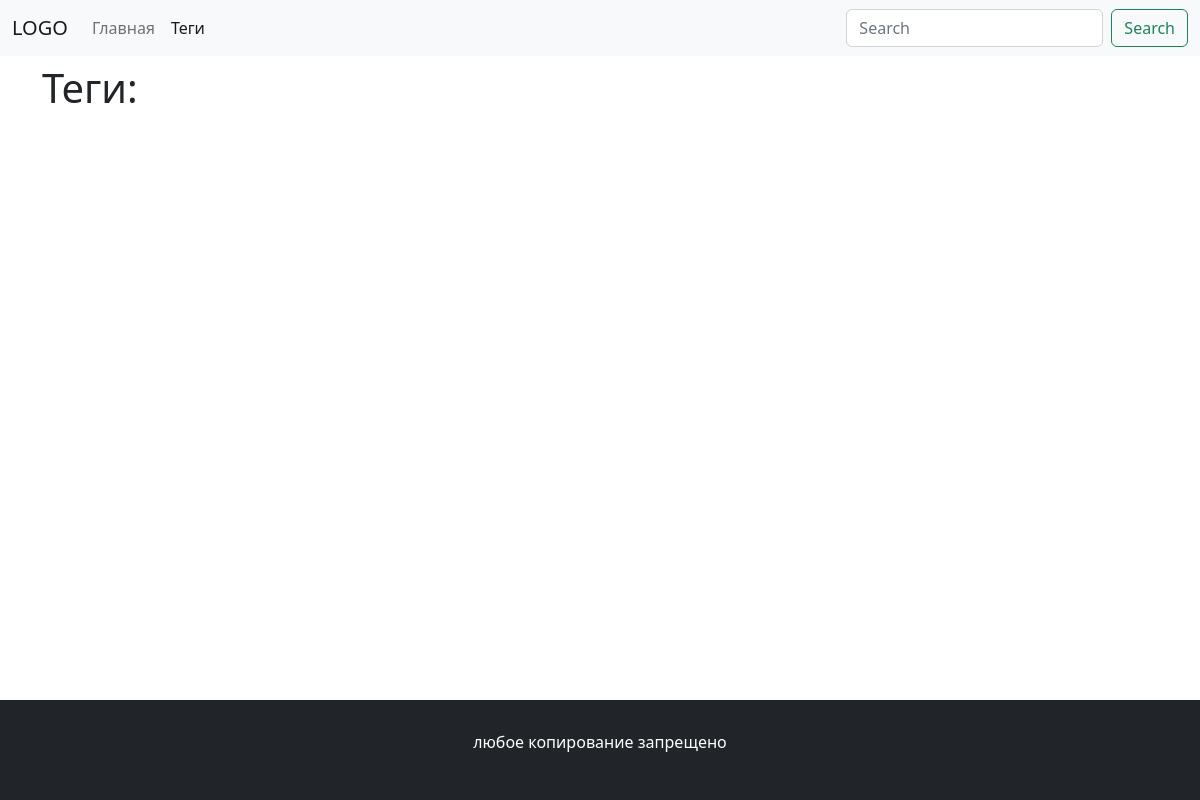
The page /tags/ on the database as committed earlier.
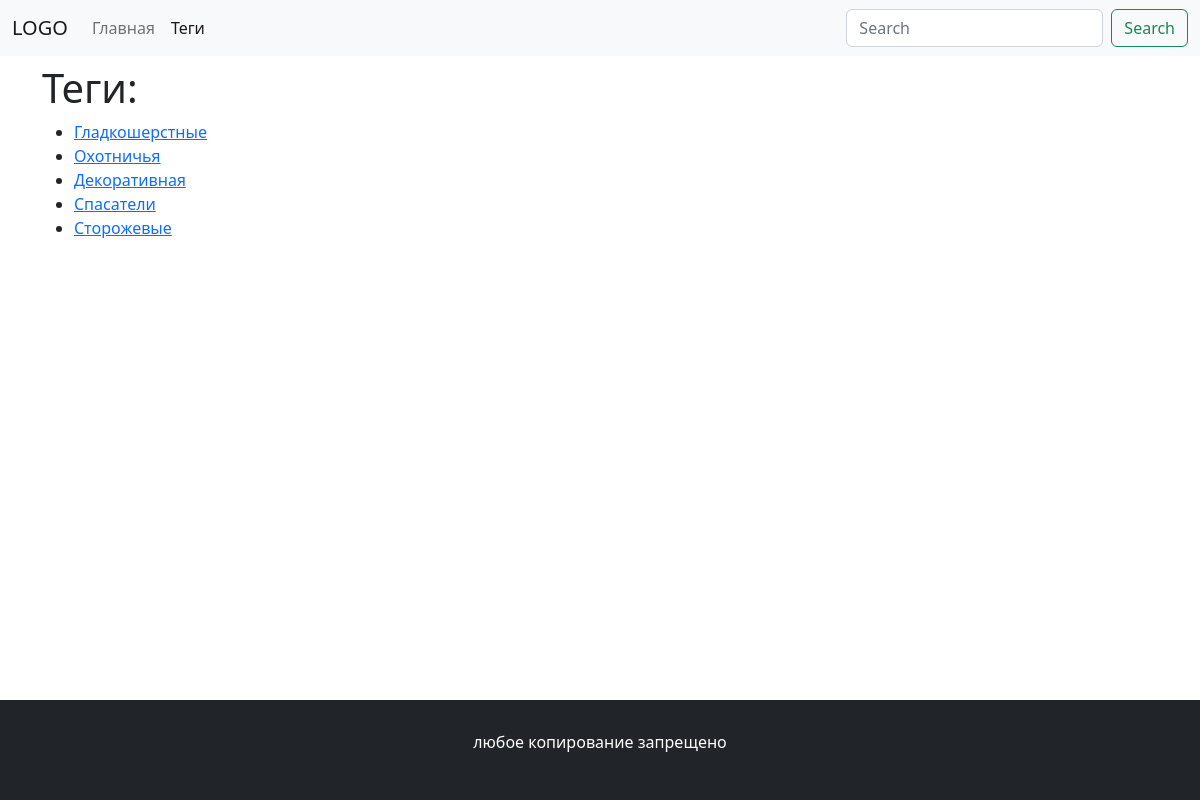
The same page on the database as committed later.
### blog/models.py (models this page shows, shortened)
class Tag(models.Model):
    title = models.CharField(max_length=150,db_index=True)
    slug = models.SlugField(max_length=150,unique=True)
    def get_absolute_url(self):
        return reverse("tag_detail_url", kwargs={"slug": self.slug})

### blog/views.py (the view)
# urls.py: path('tags/', tags_list, name="tags_list_url"),
def tags_list(request):
    tags = Tag.objects.all()
    return render(request,'blog/tags_list.html',context={'tags':tags})

### blog/templates/blog/tags_list.html (shortened to what this page needs)
{% extends 'blog/base_blog.html' %}
{% block content %}
 <h1>Теги:</h1>
        <ul>
            {% for tag in tags %}
            <li> <a href="{{tag.get_absolute_url}}"> {{tag.title}} </a></li>
            {% endfor %}
        </ul>
{% endblock %}

### blog/templates/blog/base_blog.html
{%  extends 'base.html' %}

### templates/base.html (shortened to what this page needs)
<!DOCTYPE html>
{% load static %}
<html lang="en">
<head>
    <link href="https://cdn.jsdelivr.net/npm/bootstrap@5.2.0/dist/css/bootstrap.min.css" rel="stylesheet"
>
</head>
<body class="d-flex flex-column min-vh-100 justify-content-between">
    <header class="fixed-top">
        <nav class="navbar navbar-expand-lg bg-light">
            <div class="container-fluid">
                <a class="navbar-brand" href="#">LOGO</a>
                <div class="collapse navbar-collapse" id="navbarSupportedContent">
                    <ul id='menu' class="navbar-nav me-auto mb-2 mb-lg-0">
                        <li class="nav-item">
                            <a class="nav-link" aria-current="page" href="{% url 'post_list_url' %}">Главная</a>
                        </li>
                        <li class="nav-item">
                            <a class="nav-link" href="{% url 'tags_list_url' %}">Теги</a>
                        </li>
                    </ul>
                    <form class="d-flex" role="search" action="{% url 'post_list_url' %}">
                        <input class="form-control me-2" type="search" placeholder="Search" aria-label="Search"
                            name="search">
                        <button class="btn btn-outline-success" type="submit">Search</button>
                    </form>
                </div>
            </div>
        </nav>
    </header>
    <div class="container mt-5 pt-3">
        {% block content %}{% endblock %}
    </div>
    <footer class="text-white bg-dark footer d-flex justify-content-center align-items-center" style="height: 100px">
        <p> любое копирование запрещено </p>
    </footer>
</body>
</html>

Rows that differ between the two databases and show on the page:
added Tag: title "Гладкошерстные"
added Tag: title "Охотничья"
added Tag: title "Декоративная"
added Tag: title "Спасатели"
added Tag: title "Сторожевые"
